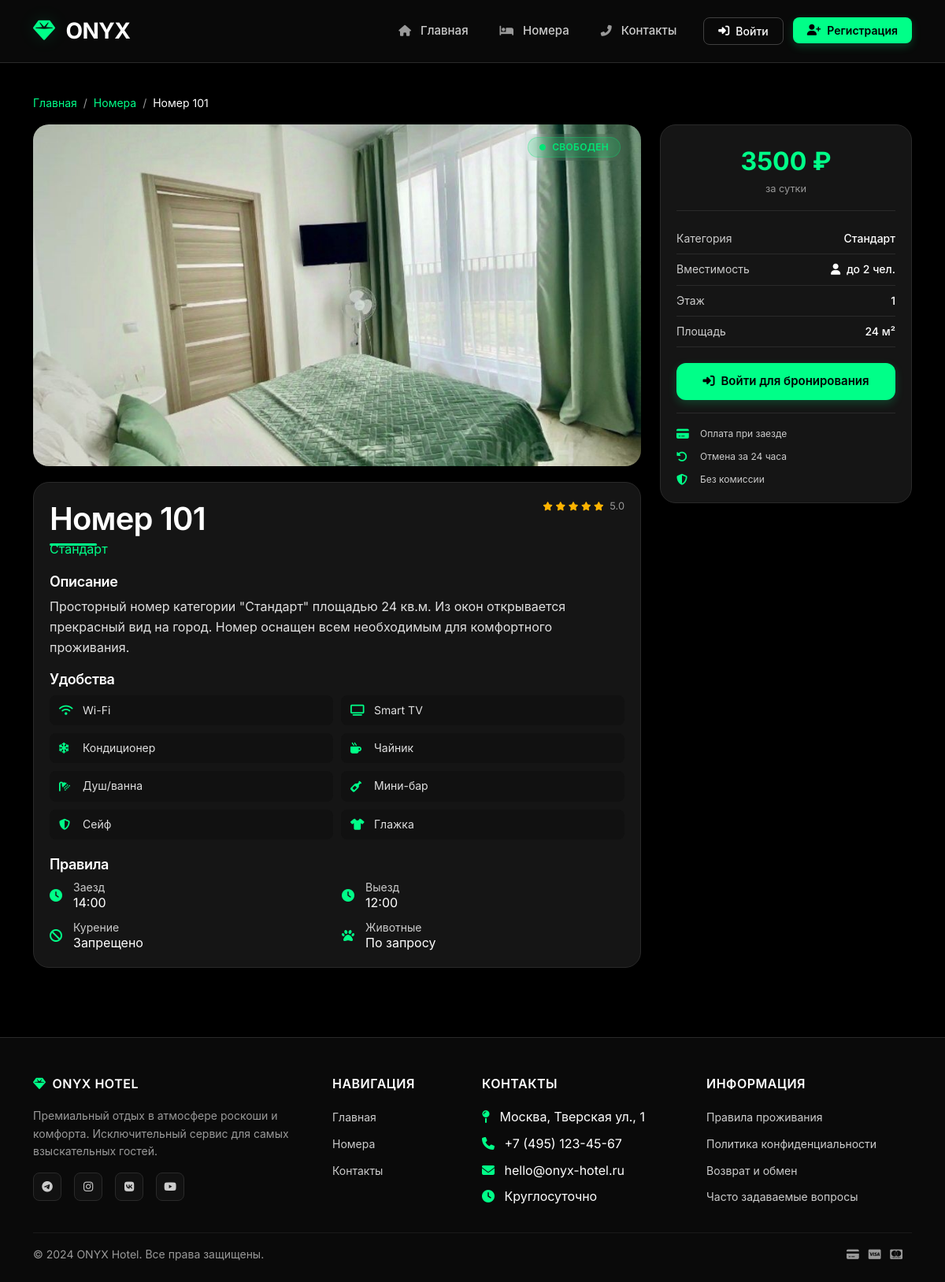
Screenshot of /room/RM001 with the database file from the repository.
### tables this page shows
CREATE TABLE Номера (
        Код INTEGER PRIMARY KEY AUTOINCREMENT,
        ID_Номера TEXT UNIQUE NOT NULL,
        Номер_Комнаты TEXT NOT NULL UNIQUE,
        Категория TEXT NOT NULL,
        Вместимость INTEGER NOT NULL,
        Цена_за_сутки REAL NOT NULL,
        Статус TEXT DEFAULT 'Свободен',
        Этаж INTEGER,
        Изображение TEXT DEFAULT 'default-room.jpg'
    );

### app.py (the view)
@app.route('/room/<string:room_id>')
def room_detail(room_id):
    try:
        sync_room_statuses()
        conn = get_db()
        cursor = conn.cursor()
        cursor.execute("SELECT * FROM Номера WHERE ID_Номера = ?", (room_id,))
        room = cursor.fetchone()
        if not room:
            flash('Номер не найден', 'danger')
            conn.close()
            return redirect(url_for('index'))
        conn.close()
        return render_template('room_detail.html', room=room)
    except Exception as e:
        flash(f'Ошибка при загрузке номера: {str(e)}', 'danger')
        return redirect(url_for('index'))

### app.py (called while the page is built)
def get_db():
    conn = sqlite3.connect(DB_NAME)
    conn.row_factory = sqlite3.Row
    return conn

### templates/room_detail.html (shortened to what this page needs)
{% extends "base.html" %}
{% block content %}
<div class="container py-4">
    <nav aria-label="breadcrumb">
        <ol class="breadcrumb">
            <li class="breadcrumb-item"><a href="{{ url_for('index') }}">Главная</a></li>
            <li class="breadcrumb-item"><a href="{{ url_for('search_rooms') }}">Номера</a></li>
            <li class="breadcrumb-item active text-white">Номер {{ room['Номер_Комнаты'] }}</li>
        </ol>
    </nav>
    <div class="room-detail-grid">
        <div class="room-detail-left">
            <div class="image-container">
                <img src="{{ get_room_image(room['Номер_Комнаты']) }}"
                     class="room-detail-image"
                     alt="Номер {{ room['Номер_Комнаты'] }}"
                     onerror="this.src='{{ url_for('static', filename='images/rooms/default.jpg') }}'">
                <div class="status-badge">
                    <span class="badge bg-{{ 'success' if room['Статус'] == 'Свободен' else 'warning' if room['Статус'] == 'Будет занят' else 'danger' }}">
                        <i class="fas fa-circle me-1" style="font-size: 0.5rem;"></i>
                        {{ room['Статус'] }}
                    </span>
                </div>
            </div>
            <div class="description-card">
                <div class="d-flex justify-content-between align-items-start mb-3">
                    <div>
                        <h2 class="text-white mb-0">Номер {{ room['Номер_Комнаты'] }}</h2>
                        <p class="text-primary mb-0">{{ room['Категория'] }}</p>
                    </div>
                    <div class="rating">
                        <i class="fas fa-star text-warning"></i>
                        <i class="fas fa-star text-warning"></i>
                        <i class="fas fa-star text-warning"></i>
                        <i class="fas fa-star text-warning"></i>
                        <i class="fas fa-star text-warning"></i>
                        <span class="text-muted ms-1">5.0</span>
                    </div>
                </div>
                <h5 class="text-white mb-2">Описание</h5>
                <p class="text-light mb-3">
                    Просторный номер категории "{{ room['Категория'] }}" площадью {{ room['Вместимость'] * 12 }} кв.м.
                    Из окон открывается прекрасный вид на город. Номер оснащен всем необходимым для комфортного проживания.
                </p>
                <h5 class="text-white mb-2">Удобства</h5>
                <div class="amenities-grid">
                    <div class="amenity-item">
                        <i class="fas fa-wifi text-primary"></i>
                        <span>Wi-Fi</span>
                    </div>
                    <div class="amenity-item">
                        <i class="fas fa-tv text-primary"></i>
                        <span>Smart TV</span>
                    </div>
                    <div class="amenity-item">
                        <i class="fas fa-snowflake text-primary"></i>
                        <span>Кондиционер</span>
                    </div>
                    <div class="amenity-item">
                        <i class="fas fa-mug-hot text-primary"></i>
                        <span>Чайник</span>
                    </div>
                    <div class="amenity-item">
                        <i class="fas fa-shower text-primary"></i>
                        <span>Душ/ванна</span>
                    </div>
                    <div class="amenity-item">
                        <i class="fas fa-wine-bottle text-primary"></i>
                        <span>Мини-бар</span>
                    </div>
                    <div class="amenity-item">
                        <i class="fas fa-shield-alt text-primary"></i>
                        <span>Сейф</span>
                    </div>
                    <div class="amenity-item">
                        <i class="fas fa-tshirt text-primary"></i>
                        <span>Глажка</span>
                    </div>
                </div>
                <h5 class="text-white mb-2 mt-3">Правила</h5>
                <div class="rules-grid">
                    <div class="rule-item">
                        <i class="fas fa-clock text-primary"></i>
                        <div>
                            <div class="text-light small">Заезд</div>
                            <div class="text-white">14:00</div>
                        </div>
                    </div>
                    <div class="rule-item">
                        <i class="fas fa-clock text-primary"></i>
                        <div>
                            <div class="text-light small">Выезд</div>
                            <div class="text-white">12:00</div>
                        </div>
                    </div>
                    <div class="rule-item">
                        <i class="fas fa-ban text-primary"></i>
                        <div>
                            <div class="text-light small">Курение</div>
                            <div class="text-white">Запрещено</div>
                        </div>
                    </div>
                    <div class="rule-item">
                        <i class="fas fa-paw text-primary"></i>
                        <div>
                            <div class="text-light small">Животные</div>
                            <div class="text-white">По запросу</div>
                        </div>
                    </div>
                </div>
            </div>
        </div>
        <div class="room-detail-right">
            <div class="booking-card">
                <div class="price-block">
                    <div class="price">{{ "%.0f"|format(room['Цена_за_сутки']) }} ₽</div>
                    <div class="price-period">за сутки</div>
                </div>
                <div class="info-row">
                    <span class="info-label">Категория</span>
                    <span class="info-value">{{ room['Категория'] }}</span>
                </div>
                <div class="info-row">
                    <span class="info-label">Вместимость</span>
                    <span class="info-value"><i class="fas fa-user me-1"></i> до {{ room['Вместимость'] }} чел.</span>
                </div>
                <div class="info-row">
                    <span class="info-label">Этаж</span>
                    <span class="info-value">{{ room['Этаж'] }}</span>
                </div>
                <div class="info-row">
                    <span class="info-label">Площадь</span>
                    <span class="info-value">{{ room['Вместимость'] * 12 }} м²</span>
                </div>
                {% if room['Статус'] == 'Свободен' %}
                    {% if session.client_id %}
                        <a href="{{ url_for('create_booking', room_id=room['ID_Номера']) }}"
                           class="btn btn-primary btn-block">
                            <i class="fas fa-calendar-check me-2"></i>Забронировать
                        </a>
                    {% else %}
                        <a href="{{ url_for('login') }}" class="btn btn-primary btn-block">
                            <i class="fas fa-sign-in-alt me-2"></i>Войти для бронирования
                        </a>
                    {% endif %}
                {% else %}
                    <button class="btn btn-secondary btn-block" disabled>
                        <i class="fas fa-lock me-2"></i>Номер недоступен
                    </button>
                {% endif %}
                <div class="features-list">
                    <div class="feature-item">
                        <i class="fas fa-credit-card text-primary"></i>
                        <span>Оплата при заезде</span>
                    </div>
                    <div class="feature-item">
                        <i class="fas fa-undo-alt text-primary"></i>
                        <span>Отмена за 24 часа</span>
                    </div>
                    <div class="feature-item">
                        <i class="fas fa-shield-alt text-primary"></i>
                        <span>Без комиссии</span>
                    </div>
                </div>
            </div>
        </div>
    </div>
</div>
{% endblock %}

### static/css/style.css (style rules this page uses)
:root { --bg-primary: #000000; --bg-secondary: #0a0a0a; --bg-tertiary: #111111; --bg-card: #151515; --bg-hover: #1e1e1e; --bg-glass: rgba(21, 21, 21, 0.95); --text-primary: #ffffff; --text-secondary: #cccccc; --text-muted: #999999; --text-light: #e0e0e0; --accent-primary: #00ff88; --accent-secondary: #00cc6a; --accent-dark: #00994f; --accent-glow: rgba(0, 255, 136, 0.15); --success: #00e676; --warning: #ffb300; --danger: #ff4444; --info: #00e5ff; --border-color: #2a2a2a; --border-light: #404040; --shadow-sm: 0 2px 8px rgba(0, 0, 0, 0.6); --shadow-md: 0 4px 16px rgba(0, 0, 0, 0.7); --shadow-lg: 0 8px 32px rgba(0, 0, 0, 0.8); --shadow-glow: 0 0 40px rgba(0, 255, 136, 0.15); --radius-xs: 4px; --radius-sm: 8px; --radius-md: 12px; --radius-lg: 20px; --radius-xl: 28px; --transition-fast: 0.2s ease; --transition-base: 0.3s ease; --transition-slow: 0.5s ease; }
* { margin: 0; padding: 0; box-sizing: border-box; }
html { scroll-behavior: smooth; }
body { font-family: 'Inter', -apple-system, BlinkMacSystemFont, sans-serif; background: var(--bg-primary); color: var(--text-primary); line-height: 1.6; -webkit-font-smoothing: antialiased; -moz-osx-font-smoothing: grayscale; min-height: 100vh; display: flex; flex-direction: column; }
h1, h2, h3, h4, h5, h6 { color: var(--text-primary); font-weight: 600; letter-spacing: -0.02em; line-height: 1.3; }
h2 { font-size: clamp(2rem, 4vw, 2.5rem); margin-bottom: 1.5rem; position: relative; display: inline-block; color: var(--text-primary); }
h2::after { content: ''; position: absolute; bottom: -8px; left: 0; width: 60px; height: 3px; background: var(--accent-primary); border-radius: 3px; }
h5 { font-size: 1.125rem; color: var(--text-primary); }
p { color: var(--text-light); margin-bottom: 1rem; }
.text-muted { color: var(--text-muted) !important; }
.text-light { color: var(--text-light) !important; }
a { color: var(--accent-primary); text-decoration: none; transition: var(--transition-fast); }
.btn { border-radius: var(--radius-md); padding: 0.625rem 1.5rem; font-weight: 500; font-size: 0.9375rem; transition: var(--transition-base); border: none; position: relative; overflow: hidden; display: inline-flex; align-items: center; justify-content: center; gap: 0.5rem; cursor: pointer; }
.btn-primary { background: var(--accent-primary); color: #000000 !important; font-weight: 600; box-shadow: 0 4px 12px rgba(0, 255, 136, 0.2); }
.btn-primary i { color: #000000; }
.badge { padding: 0.25rem 0.75rem; font-weight: 500; font-size: 0.75rem; border-radius: 20px; text-transform: uppercase; letter-spacing: 0.3px; display: inline-flex; align-items: center; gap: 0.25rem; }
.badge i { font-size: 0.625rem; }
.bg-success { background: rgba(0, 230, 118, 0.15) !important; color: var(--success) !important; border: 1px solid rgba(0, 230, 118, 0.3); }
.status-badge { position: absolute; top: 12px; right: 12px; padding: 0.25rem 0.875rem; font-size: 0.6875rem; font-weight: 600; border-radius: 20px; z-index: 10; backdrop-filter: blur(10px); text-transform: uppercase; letter-spacing: 0.5px; display: flex; align-items: center; gap: 0.25rem; }
.breadcrumb { padding: 1rem 0; background: transparent; margin-bottom: 0; }
.breadcrumb-item { font-size: 0.875rem; color: var(--text-muted); }
.breadcrumb-item a { color: var(--accent-primary); text-decoration: none; transition: var(--transition-fast); display: flex; align-items: center; gap: 0.5rem; }
.breadcrumb-item.active { color: var(--text-primary); }
.breadcrumb-item + .breadcrumb-item::before { color: var(--text-muted); content: "/"; }
small, .small { color: var(--text-secondary) !important; }
.text-primary { color: var(--accent-primary) !important; }
.text-warning { color: var(--warning) !important; }

### rows the page displays
Номера: Номер_Комнаты "101", Статус "СВОБОДЕН", Категория "Стандарт", room['Вместимость']*12 "24", Цена_за_сутки "3500", Вместимость "2", Этаж "1"
